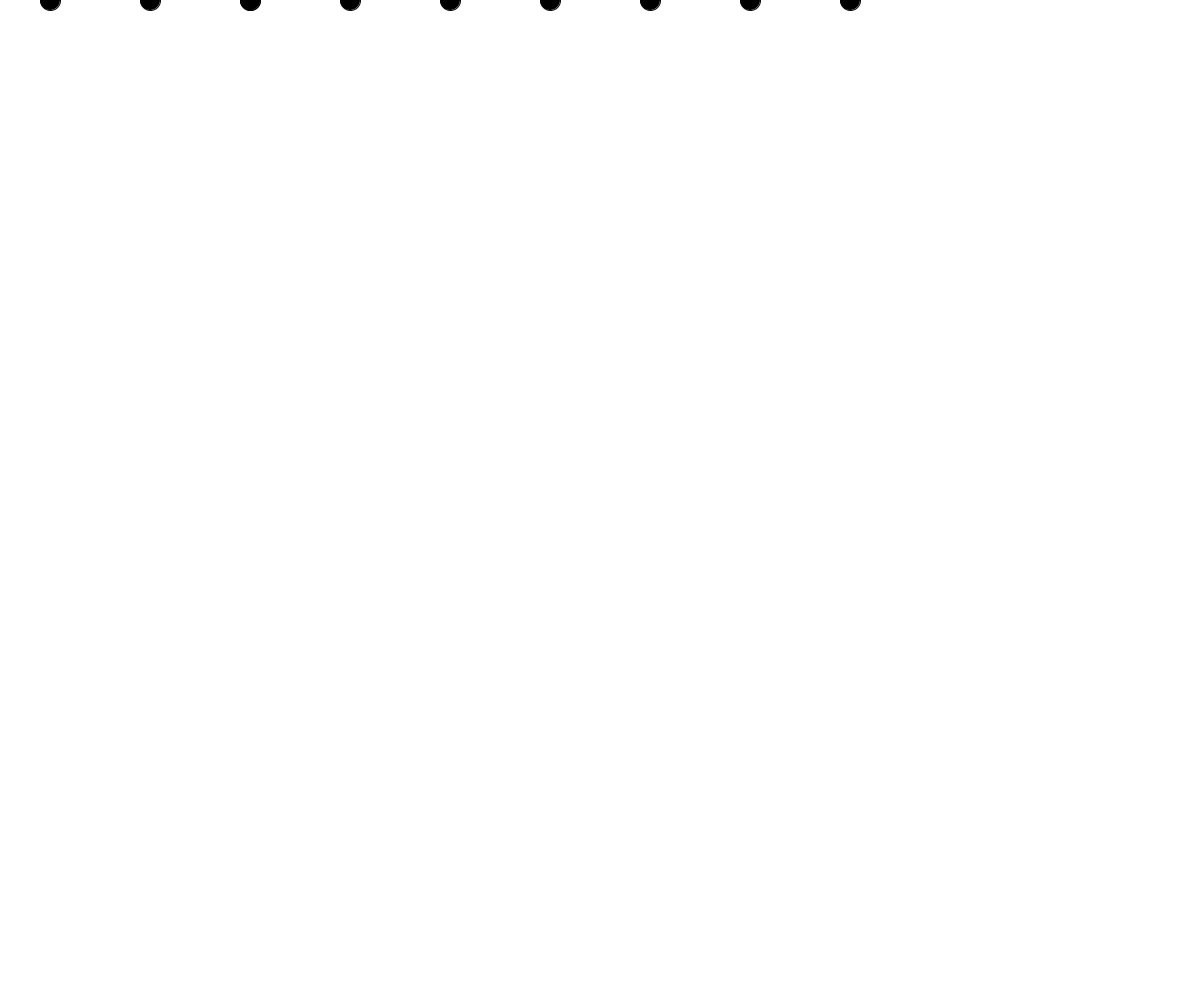
Frame 1 (no input)
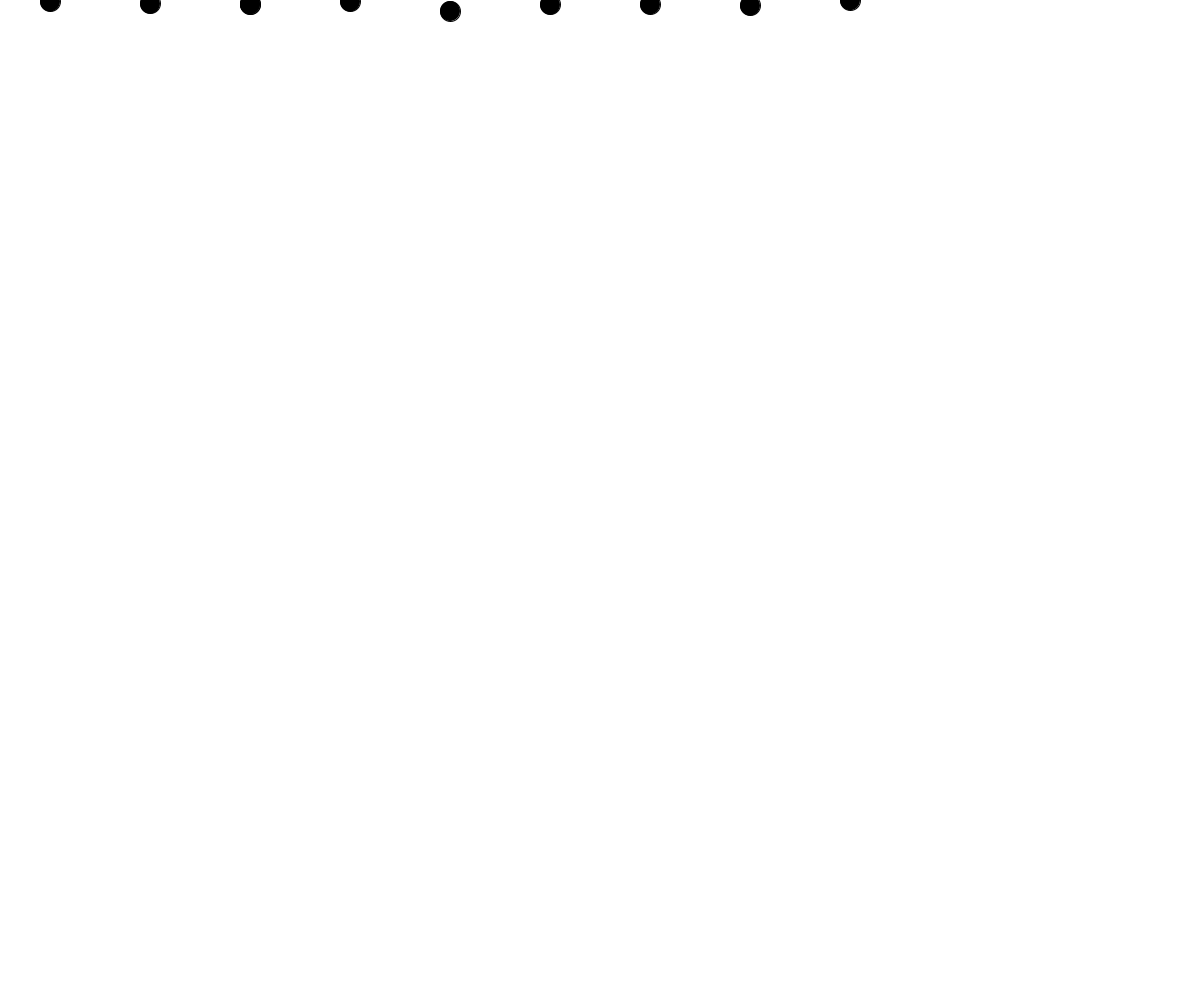
Frame 60 (the mouse pressed at the canvas centre just before this capture)
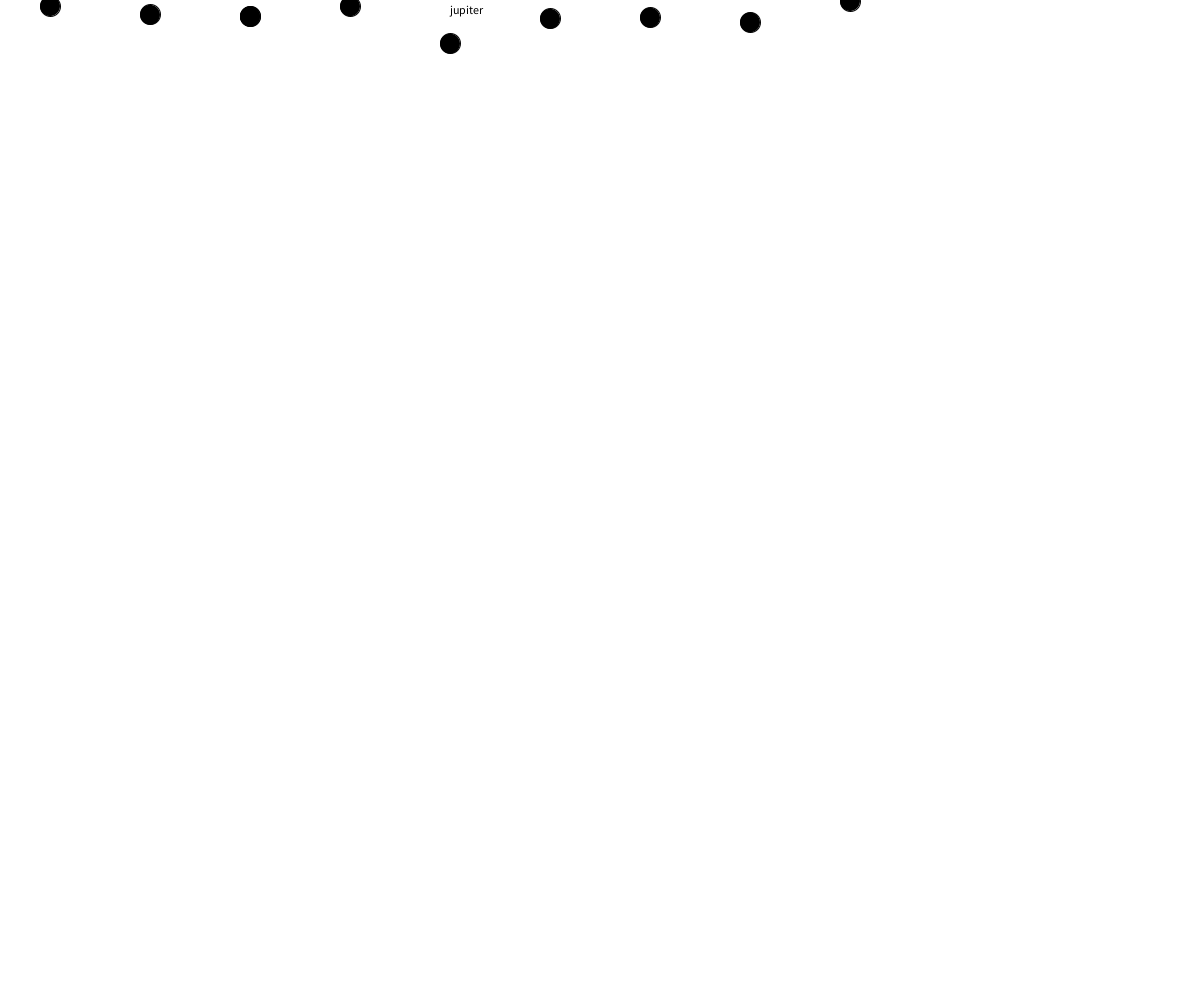
Frame 120 (the mouse held since frame 60 and released just before this capture)

The Processing sketch that drew these frames (run headless with seeded random() and noise(); from frame 60 on, the mouse is pressed at the canvas centre):

// Processing sketch: processing_122124
// ── processing_122124.pde

Fald f1 = new Fald();
Fald f2 = new Fald();
Fald f3 = new Fald();
Fald f4 = new Fald();
Fald f5 = new Fald();
Fald f6 = new Fald();
Fald f7 = new Fald();
Fald f8 = new Fald();
Fald f9 = new Fald();
Fald f10 = new Fald();
Fald f11 = new Fald();


void setup()
{
    size(1200, 1000);

}


void draw()
{
    background(255);
    //g,x,y,skermx,højte
    f1.boldFald(3.61, 50, 0, 600, 500, "mercur");
    f2.boldFald(8.83, 150, 0, 600, 500, "venus");
    f9.boldFald(9.82, 250, 0, 600, 500, "jord");
    f3.boldFald(3.75, 350, 0, 600, 500, "mars");
    f4.boldFald(26, 450, 0, 600, 500, "jupiter");
    f5.boldFald(11.2, 550, 0, 600, 500, "saturn");
    f6.boldFald(10.5, 650, 0, 600, 500, "uranus");
    f7.boldFald(13.3, 750, 0, 600, 500, "neptune");
    f8.boldFald(0.61, 850, 0, 600, 500, "pluto");
    f10.boldFald(9.82, 250, 0, 600, 500, "moon");




}

class Fald
{
    float speed = 0;
    float pixelm = 0;
    float speed2 = 0;
    float v = 0;
    float starty = 0;
    void boldFald(float g, float x, float y, float skermx, float hojte, String name)
    {
        pixelm = hojte / skermx;
        speed = g / (1 / pixelm);
        speed2 = speed / 3600;


        v = v + speed2;
        starty = starty + v;

        fill(0);
        text(name, x, starty - 30);
        ellipse(x, starty, 20, 20);

        if (starty > displayHeight)
        {
            starty = y;

            v = 0;

        }




    }




}
